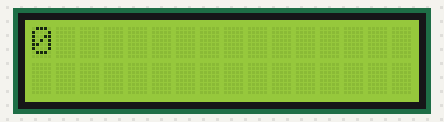
Simulated run of this sketch. Board: Arduino Uno, built with avr-gcc and run on an emulated ATmega328P. On the bench: 16×2 character LCD.

Above: at 0.1 s.
At 1.1 s:
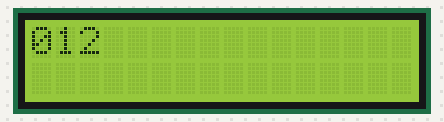
At 2.6 s:
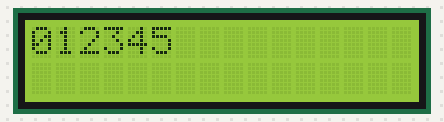
At 5.1 s:
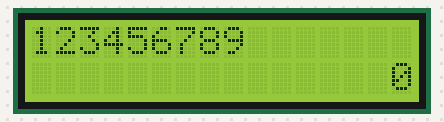
At 7.6 s:
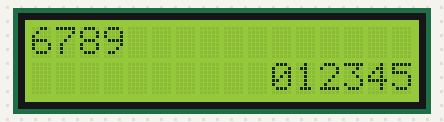
At 10.6 s:
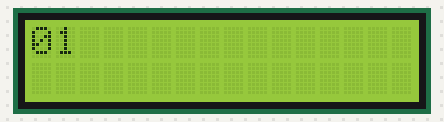

Measured:
- by itself, everything shown: repeats every 10.0 s, in 21 steps
- what the display in image 1 shows lasts 0.5 s, from 1.1 s to 1.6 s

The sketch:

lcd_ic2_03.ino
```cpp
#include <Wire.h>
#include <LiquidCrystal_I2C.h>

LiquidCrystal_I2C lcd(0x27,16,2);

void setup()
{
  lcd.init();
  lcd.backlight();
}

void loop() {
  // 첫번째줄 순차적으로 숫자 쓰기
  lcd.setCursor(0,0);
  for(int i=0; i<10; i++){
    lcd.print(i);
    delay(500);
  }

  // 커서이용
  lcd.setCursor(16,1);
  lcd.autoscroll(); // 스크롤시작
  // 한글자 출력할때마다 스크롤됨
  for(int i=0; i<10; i++){
    lcd.print(i);
    delay(500);
  }

  lcd.noAutoscroll();
  lcd.clear();
}
```
